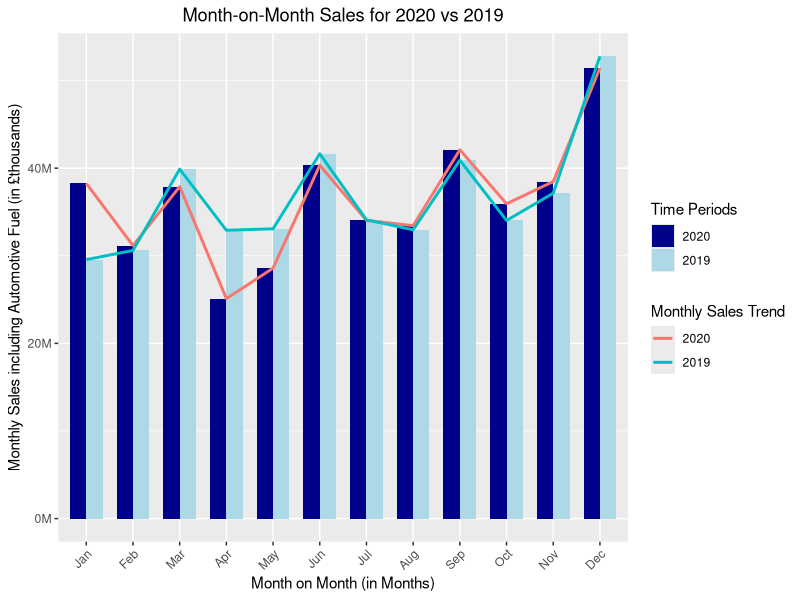
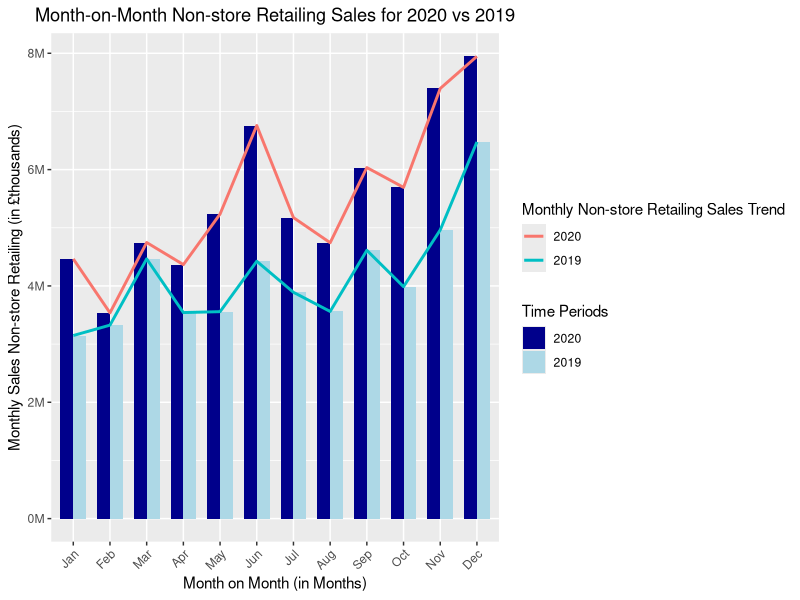
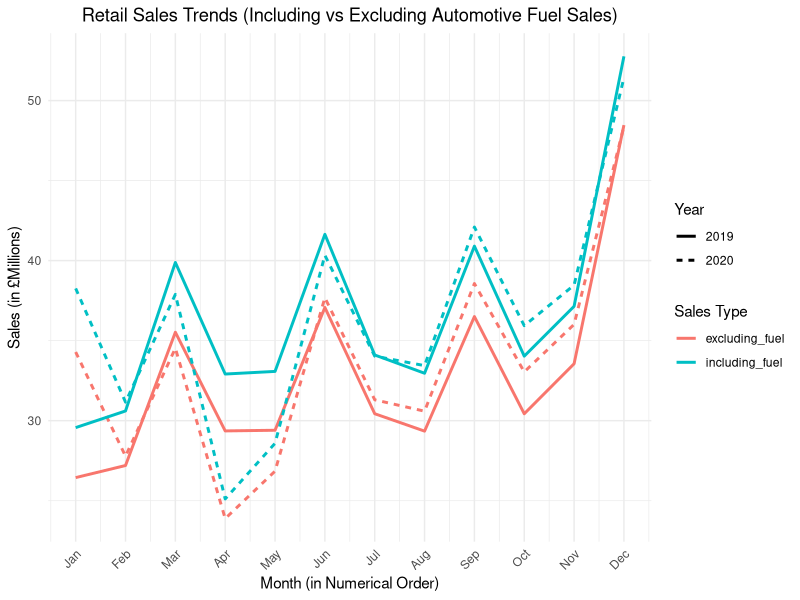

The R source for these figures, in order:
# Start of Introduction of Data Science Coursework

install.packages("readxl")
install.packages("dplyr")
install.packages("tidyr")
install.packages("tidyverse")
install.packages("scales")
install.packages("forcats")
install.packages("ggplot2")
install.packages("gridExtra")
install.packages("corrplot")

library(readxl)
library(dplyr)
library(tidyr)
library(tidyverse)
library(scales)
library(forcats)
library(ggplot2)
library(gridExtra)
library(corrplot)

# Reading the Retail Pounds Dataset used for Visualization

retail_sales_pounds_data <- read_excel("Retail_Sales_Index_Pounds_Data.xlsx")
view(retail_sales_pounds_data)
str(retail_sales_pounds_data)


# Visualization of Monthly Sales using Clustered Bar Chart 2020 vs 2019

# Data Filtering based on Month

retail_sales_pound_data_month_on_month <- retail_sales_pounds_data %>% filter(valnsat_time_period_year >= 2019 & valnsat_time_period_year <= 2020) %>%
  select(
    valnsat_time_period_year,
    valnsat_time_period_month,
    valnsat_no_of_weeks_per_month,
    valnsat_all_retailing_including_automotive_fuel,
    valnsat_non_store_retailing_category_3,
    valnsat_value_of_avg_monthly_weekly_retail_sales_including_automobile_fuel,
    valnsat_month_as_a_percentage_of_total
  )

# Converting the 'valnsat_time_period_month' to a numerals months in order

valnsat_month_in_numerals <- c(
  "JAN" = "01",
  "FEB" = "02",
  "MAR" = "03",
  "APR" = "04",
  "MAY" = "05",
  "JUN" = "06",
  "JUL" = "07",
  "AUG" = "08",
  "SEP" = "09",
  "OCT" = "10",
  "NOV" = "11",
  "DEC" = "12"
)

# Converting the month abbreviations in 'valnsat_time_period_month' to corresponding month numbers

retail_sales_pound_data_month_on_month$valnsat_time_period_month_num <- valnsat_month_in_numerals[retail_sales_pound_data_month_on_month$valnsat_time_period_month]

# Plotting the clustered bar chart with monthly sales values of 2020 and 2019

ggplot(retail_sales_pound_data_month_on_month, aes(x = valnsat_time_period_month_num, 
                                             y = valnsat_all_retailing_including_automotive_fuel, 
                                             fill = factor(valnsat_time_period_year, levels = c(2020, 2019)))) +
  geom_bar(stat = "identity", position = "dodge", width = 0.7) +
  scale_fill_manual(values = c("2020" = "darkblue", "2019" = "lightblue")) +
  geom_line(aes(
    group = factor(valnsat_time_period_year, levels = c(2020, 2019)), 
    color = factor(valnsat_time_period_year, levels = c(2020, 2019))
  ), 
  size = 1, 
  linetype = "solid") +
  labs(
    title = "Month-on-Month Sales for 2020 vs 2019",
    x = "Month on Month (in Months)",
    y = "Monthly Sales including Automotive Fuel (in £thousands)",
    fill = "Time Periods",
    color = "Monthly Sales Trend"
  ) +
  scale_x_discrete(
    breaks = c("01", "02", "03", "04", "05", "06", "07", "08", "09", "10", "11", "12"),
    labels = month.abb
  ) +
  scale_y_continuous(labels = label_number(scale = 1e-6, suffix = "M")) +
  theme(
    axis.text.x = element_text(angle = 45, hjust = 1),
    plot.title = element_text(hjust = 0.5))


# Visualization of Monthly Non-Store Retailing Sales using Clustered Bar Chart 2020 vs 2019

# Data Filtering based on Month

non_store_retailing_sales_pound_data_month_on_month <- retail_sales_pounds_data %>% filter(valnsat_time_period_year >= 2019 & valnsat_time_period_year <= 2020) %>%
  select(
    valnsat_time_period_year,
    valnsat_time_period_month,
    valnsat_no_of_weeks_per_month,
    valnsat_non_store_retailing_category_3,
    valnsat_value_of_avg_monthly_weekly_retail_sales_including_automobile_fuel,
    valnsat_month_as_a_percentage_of_total
  )

# Converting the month abbreviations in 'valnsat_time_period_month' to corresponding month numbers

non_store_retailing_sales_pound_data_month_on_month$valnsat_time_period_month_num <- valnsat_month_in_numerals[non_store_retailing_sales_pound_data_month_on_month$valnsat_time_period_month]

# Plotting the clustered bar chart with monthly non-store retailing sales values of 2020 and 2019

ggplot(non_store_retailing_sales_pound_data_month_on_month, aes(x = valnsat_time_period_month_num, 
                                                   y = valnsat_non_store_retailing_category_3, 
                                                   fill = factor(valnsat_time_period_year, levels = c(2020, 2019)))) +
  geom_bar(stat = "identity", position = "dodge", width = 0.7) +
  scale_fill_manual(values = c("2020" = "darkblue", "2019" = "lightblue")) +
  geom_line(aes(
    group = factor(valnsat_time_period_year, levels = c(2020, 2019)), 
    color = factor(valnsat_time_period_year, levels = c(2020, 2019))
  ), 
  size = 1, 
  linetype = "solid") +
  labs(
    title = "Month-on-Month Non-store Retailing Sales for 2020 vs 2019",
    x = "Month on Month (in Months)",
    y = "Monthly Sales Non-store Retailing (in £thousands)",
    fill = "Time Periods",
    color = "Monthly Non-store Retailing Sales Trend"
  ) +
  scale_x_discrete(
    breaks = c("01", "02", "03", "04", "05", "06", "07", "08", "09", "10", "11", "12"),
    labels = month.abb
  ) +
  scale_y_continuous(labels = label_number(scale = 1e-6, suffix = "M")) +
  theme(
    axis.text.x = element_text(angle = 45, hjust = 1),
    plot.title = element_text(hjust = 0.5))


# Filter data for 2019 and 2020 only
retail_sales_pounds_data_2019_and_2020 <- retail_sales_pounds_data %>%
  filter(valnsat_time_period_year %in% c(2019, 2020))

# Verify the filtered dataset
str(retail_sales_pounds_data_2019_and_2020)


# Investigate Relationships (Research Question 1: Relationship Between Total Sales and Non-Store Retailing)

# Remove rows with NA in relevant columns
correlation_retail_sales_data <- retail_sales_pounds_data_2019_and_2020 %>%
  filter(!is.na(valnsat_all_retailing_including_automotive_fuel) &
           !is.na(valnsat_non_store_retailing_category_3))

# Calculate correlation
correlation_2019_and_2020 <- cor(
  correlation_retail_sales_data$valnsat_all_retailing_including_automotive_fuel,
  correlation_retail_sales_data$valnsat_non_store_retailing_category_3,
  method = "pearson"
)

# Display the correlation result
print(paste("Correlation between retail sales and non-store retailing: ", correlation_2019_and_2020))


# Linear Regression Model (Research Question 2: Predicting Retail Sales Growth)

# Filter data for 2019 and 2020
linear_regression_data_2019_and_2020<- retail_sales_pounds_data %>%
  filter(valnsat_time_period_year %in% c(2019, 2020)) %>%
  select(
    valnsat_all_retailing_including_automotive_fuel,
    valnsat_non_store_retailing_category_3,
    valnsat_automotive_fuel
  ) %>%
  drop_na()

# Fit the linear regression model
linear_regression_model <- lm(
  valnsat_all_retailing_including_automotive_fuel ~ 
    valnsat_non_store_retailing_category_3 + 
    valnsat_automotive_fuel, 
  data = linear_regression_data_2019_and_2020
)

# Summary of the regression model
summary(linear_regression_model)

# Printing R-squared value
r_squared <- summary(linear_regression_model)$r.squared
cat("R-squared value of the model:", r_squared, "\n")

# Comparative Analysis (Research Question 3: Patterns in Sales Trends (Including vs Excluding Automotive Fuel))

# Filter relevant automobile fuel sales data for 2019 and 2020
comparative_analysis_retail_sales_data <- retail_sales_pounds_data %>%
  filter(valnsat_time_period_year %in% c(2019, 2020)) %>%
  select(
    valnsat_time_period_year,
    valnsat_time_period_month,
    valnsat_all_retailing_including_automotive_fuel,
    valnsat_all_retailing_excluding_automotive_fuel
  )

comparative_analysis_retail_sales_data$valnsat_time_period_month_num <- valnsat_month_in_numerals[comparative_analysis_retail_sales_data$valnsat_time_period_month]


# Summarize retail sales data including and excluding automobile fuel sales by year and month
comparative_analysis_sales_summary <- comparative_analysis_retail_sales_data %>%
  group_by(valnsat_time_period_year, valnsat_time_period_month_num) %>%
  summarise(
    including_fuel = sum(valnsat_all_retailing_including_automotive_fuel, na.rm = TRUE),
    excluding_fuel = sum(valnsat_all_retailing_excluding_automotive_fuel, na.rm = TRUE)
  )

# Create a long format for visualization
comparative_analysis_sales_categorisation <- comparative_analysis_sales_summary %>%
  pivot_longer(
    cols = c(including_fuel, excluding_fuel),
    names_to = "Category",
    values_to = "Sales"
  )

# Plot the line chart for comparative analysis
ggplot(comparative_analysis_sales_categorisation, aes(
  x = as.numeric(valnsat_time_period_month_num),
  y = Sales / 1e6,  # Convert sales to millions
  color = Category,
  linetype = as.factor(valnsat_time_period_year)
)) +
  geom_line(size = 1) +
  labs(
    title = "Retail Sales Trends (Including vs Excluding Automotive Fuel Sales)",
    x = "Month (in Numerical Order)",
    y = "Sales (in £Millions)",
    color = "Sales Type",
    linetype = "Year"
  ) +
  scale_x_continuous(
    breaks = 1:12,
    labels = month.abb
  ) +
  theme_minimal() +
  theme(
    plot.title = element_text(hjust = 0.5),
    axis.text.x = element_text(angle = 45, hjust = 1)
  )
